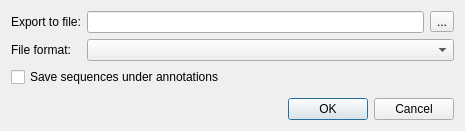
<?xml version="1.0" encoding="UTF-8"?>
<ui version="4.0">
 <class>U2::ExportAnnotationsDialog</class>
 <widget class="QDialog" name="U2::ExportAnnotationsDialog">
  <property name="geometry">
   <rect>
    <x>0</x>
    <y>0</y>
    <width>465</width>
    <height>131</height>
   </rect>
  </property>
  <property name="windowTitle">
   <string>Export annotations</string>
  </property>
  <property name="modal">
   <bool>true</bool>
  </property>
  <layout class="QVBoxLayout" name="verticalLayout">
   <item>
    <layout class="QGridLayout" name="gridLayout">
     <item row="0" column="0">
      <widget class="QLabel" name="label">
       <property name="text">
        <string>Export to file:</string>
       </property>
      </widget>
     </item>
     <item row="0" column="1">
      <layout class="QHBoxLayout" name="horizontalLayout">
       <item>
        <widget class="QLineEdit" name="fileNameEdit"/>
       </item>
       <item>
        <widget class="QToolButton" name="chooseFileButton">
         <property name="text">
          <string>...</string>
         </property>
        </widget>
       </item>
      </layout>
     </item>
     <item row="1" column="1">
      <widget class="QComboBox" name="formatsBox"/>
     </item>
     <item row="1" column="0">
      <widget class="QLabel" name="label_2">
       <property name="text">
        <string>File format:</string>
       </property>
      </widget>
     </item>
    </layout>
   </item>
   <item>
    <widget class="QCheckBox" name="exportSequenceCheck">
     <property name="text">
      <string>Save sequences under annotations</string>
     </property>
    </widget>
   </item>
   <item>
    <spacer name="verticalSpacer">
     <property name="orientation">
      <enum>Qt::Vertical</enum>
     </property>
     <property name="sizeHint" stdset="0">
      <size>
       <width>20</width>
       <height>40</height>
      </size>
     </property>
    </spacer>
   </item>
   <item>
    <layout class="QHBoxLayout" name="horizontalLayout_2">
     <item>
      <spacer name="horizontalSpacer">
       <property name="orientation">
        <enum>Qt::Horizontal</enum>
       </property>
       <property name="sizeHint" stdset="0">
        <size>
         <width>40</width>
         <height>20</height>
        </size>
       </property>
      </spacer>
     </item>
     <item>
      <widget class="QDialogButtonBox" name="buttonBox">
       <property name="orientation">
        <enum>Qt::Horizontal</enum>
       </property>
       <property name="standardButtons">
        <set>QDialogButtonBox::Cancel|QDialogButtonBox::Ok</set>
       </property>
      </widget>
     </item>
    </layout>
   </item>
  </layout>
  <zorder>exportSequenceCheck</zorder>
  <zorder>buttonBox</zorder>
  <zorder>formatsBox</zorder>
  <zorder>buttonBox</zorder>
 </widget>
 <resources/>
 <connections>
  <connection>
   <sender>buttonBox</sender>
   <signal>accepted()</signal>
   <receiver>U2::ExportAnnotationsDialog</receiver>
   <slot>accept()</slot>
   <hints>
    <hint type="sourcelabel">
     <x>248</x>
     <y>254</y>
    </hint>
    <hint type="destinationlabel">
     <x>157</x>
     <y>274</y>
    </hint>
   </hints>
  </connection>
  <connection>
   <sender>buttonBox</sender>
   <signal>rejected()</signal>
   <receiver>U2::ExportAnnotationsDialog</receiver>
   <slot>reject()</slot>
   <hints>
    <hint type="sourcelabel">
     <x>316</x>
     <y>260</y>
    </hint>
    <hint type="destinationlabel">
     <x>286</x>
     <y>274</y>
    </hint>
   </hints>
  </connection>
 </connections>
</ui>
